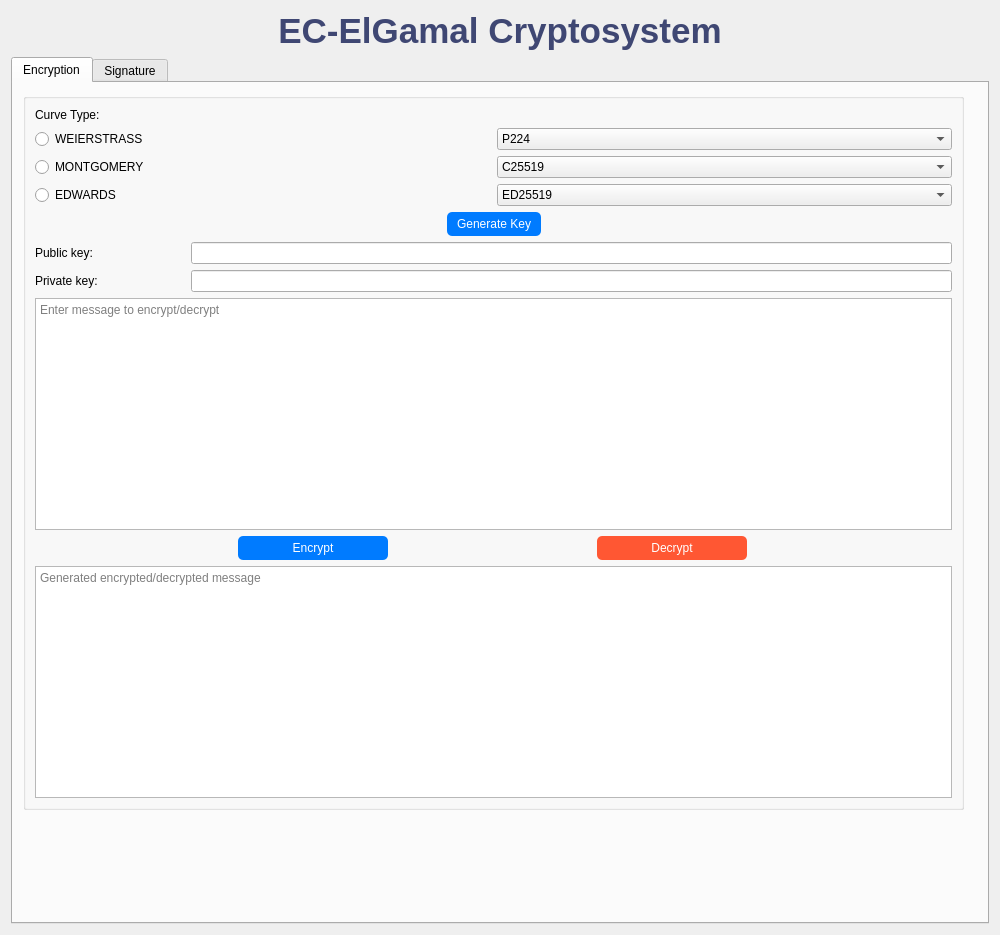
<?xml version="1.0" encoding="UTF-8"?>
<ui version="4.0">
    <class>PKC_Encryption_Schemes</class>
    <widget class="QWidget" name="PKC_Encryption_Schemes">
        <property name="geometry">
            <rect>
                <x>0</x>
                <y>0</y>
                <width>1000</width>
                <height>935</height>
            </rect>
        </property>
        <property name="windowTitle">
            <string>PKC: Encryption Schemes</string>
        </property>
        <layout class="QVBoxLayout" name="mainLayout">
            <item>
                <widget class="QLabel" name="mainTitle">
                    <property name="styleSheet">
                        <string>font-size: 35px; font-weight: bold; color: #3f4773;</string>
                    </property>
                    <property name="text">
                        <string>EC-ElGamal Cryptosystem</string>
                    </property>
                    <property name="alignment">
                        <set>Qt::AlignCenter</set>
                    </property>
                </widget>
            </item>
            <item>
                <widget class="QTabWidget" name="tabWidget">
                    <property name="currentIndex">
                        <number>0</number>
                    </property>
                    <widget class="QWidget" name="tab">
                        <attribute name="title">
                            <string>Encryption</string>
                        </attribute>
                        <widget class="QGroupBox" name="rsaGroup">
                            <property name="geometry">
                                <rect>
                                    <x>10</x>
                                    <y>10</y>
                                    <width>941</width>
                                    <height>717</height>
                                </rect>
                            </property>
                            <layout class="QVBoxLayout" name="rsaLayout">
                                <item>
                                    <widget class="QLabel" name="label_2">
                                        <property name="text">
                                            <string>Curve Type:</string>
                                        </property>
                                    </widget>
                                </item>
                                <item>
                                    <layout class="QHBoxLayout" name="horizontalLayout_2">
                                        <item>
                                            <widget class="QRadioButton" name="btnWeierEnc">
                                                <property name="minimumSize">
                                                    <size>
                                                        <width>200</width>
                                                        <height>0</height>
                                                    </size>
                                                </property>
                                                <property name="text">
                                                    <string>WEIERSTRASS</string>
                                                </property>
                                                <attribute name="buttonGroup">
                                                    <string notr="true">selCurveEnc</string>
                                                </attribute>
                                            </widget>
                                        </item>
                                        <item>
                                            <widget class="QComboBox" name="selWeierEnc">
                                                <property name="maximumSize">
                                                    <size>
                                                        <width>840</width>
                                                        <height>16777215</height>
                                                    </size>
                                                </property>
                                                <item>
                                                    <property name="text">
                                                        <string>P224</string>
                                                    </property>
                                                </item>
                                                <item>
                                                    <property name="text">
                                                        <string>P256</string>
                                                    </property>
                                                </item>
                                                <item>
                                                    <property name="text">
                                                        <string>P384</string>
                                                    </property>
                                                </item>
                                                <item>
                                                    <property name="text">
                                                        <string>P521</string>
                                                    </property>
                                                </item>
                                                <item>
                                                    <property name="text">
                                                        <string>P256K1</string>
                                                    </property>
                                                </item>
                                                <item>
                                                    <property name="text">
                                                        <string>W25519</string>
                                                    </property>
                                                </item>
                                                <item>
                                                    <property name="text">
                                                        <string>W448</string>
                                                    </property>
                                                </item>
                                            </widget>
                                        </item>
                                    </layout>
                                </item>
                                <item>
                                    <layout class="QHBoxLayout" name="horizontalLayout_3">
                                        <item>
                                            <widget class="QRadioButton" name="btnMontEnc">
                                                <property name="minimumSize">
                                                    <size>
                                                        <width>200</width>
                                                        <height>0</height>
                                                    </size>
                                                </property>
                                                <property name="text">
                                                    <string>MONTGOMERY</string>
                                                </property>
                                                <attribute name="buttonGroup">
                                                    <string notr="true">selCurveEnc</string>
                                                </attribute>
                                            </widget>
                                        </item>
                                        <item>
                                            <widget class="QComboBox" name="selMontEnc">
                                                <item>
                                                    <property name="text">
                                                        <string>C25519 </string>
                                                    </property>
                                                </item>
                                                <item>
                                                    <property name="text">
                                                        <string>C448</string>
                                                    </property>
                                                </item>
                                            </widget>
                                        </item>
                                    </layout>
                                </item>
                                <item>
                                    <layout class="QHBoxLayout" name="horizontalLayout_4">
                                        <item>
                                            <widget class="QRadioButton" name="btnEdwEnc">
                                                <property name="minimumSize">
                                                    <size>
                                                        <width>200</width>
                                                        <height>0</height>
                                                    </size>
                                                </property>
                                                <property name="text">
                                                    <string>EDWARDS</string>
                                                </property>
                                                <attribute name="buttonGroup">
                                                    <string notr="true">selCurveEnc</string>
                                                </attribute>
                                            </widget>
                                        </item>
                                        <item>
                                            <widget class="QComboBox" name="selEdwEnc">
                                                <item>
                                                    <property name="text">
                                                        <string>ED25519 </string>
                                                    </property>
                                                </item>
                                                <item>
                                                    <property name="text">
                                                        <string>ED448 </string>
                                                    </property>
                                                </item>
                                                <item>
                                                    <property name="text">
                                                        <string>E448</string>
                                                    </property>
                                                </item>
                                            </widget>
                                        </item>
                                    </layout>
                                </item>
                                <item>
                                    <layout class="QHBoxLayout" name="generateRsaKeyLayout">
                                        <item>
                                            <spacer name="leftSpacer">
                                                <property name="orientation">
                                                    <enum>Qt::Horizontal</enum>
                                                </property>
                                                <property name="sizeType">
                                                    <enum>QSizePolicy::Expanding</enum>
                                                </property>
                                                <property name="sizeHint" stdset="0">
                                                    <size>
                                                        <width>0</width>
                                                        <height>0</height>
                                                    </size>
                                                </property>
                                            </spacer>
                                        </item>
                                        <item>
                                            <widget class="QPushButton" name="btnKeyGenEnc">
                                                <property name="styleSheet">
                                                    <string notr="true">background-color: #007BFF; color: white; padding: 5px 10px; border-radius: 5px;</string>
                                                </property>
                                                <property name="text">
                                                    <string>Generate Key</string>
                                                </property>
                                            </widget>
                                        </item>
                                        <item>
                                            <spacer name="rightSpacer">
                                                <property name="orientation">
                                                    <enum>Qt::Horizontal</enum>
                                                </property>
                                                <property name="sizeType">
                                                    <enum>QSizePolicy::Expanding</enum>
                                                </property>
                                                <property name="sizeHint" stdset="0">
                                                    <size>
                                                        <width>0</width>
                                                        <height>0</height>
                                                    </size>
                                                </property>
                                            </spacer>
                                        </item>
                                    </layout>
                                </item>
                                <item>
                                    <layout class="QHBoxLayout" name="horizontalLayout_5">
                                        <item>
                                            <widget class="QLabel" name="rsaExponentLabel">
                                                <property name="minimumSize">
                                                    <size>
                                                        <width>150</width>
                                                        <height>0</height>
                                                    </size>
                                                </property>
                                                <property name="text">
                                                    <string>Public key: </string>
                                                </property>
                                            </widget>
                                        </item>
                                        <item>
                                            <widget class="QLineEdit" name="outputPubKeyEnc"/>
                                        </item>
                                    </layout>
                                </item>
                                <item>
                                    <layout class="QHBoxLayout" name="horizontalLayout">
                                        <item>
                                            <widget class="QLabel" name="label">
                                                <property name="minimumSize">
                                                    <size>
                                                        <width>150</width>
                                                        <height>0</height>
                                                    </size>
                                                </property>
                                                <property name="text">
                                                    <string>Private key:</string>
                                                </property>
                                            </widget>
                                        </item>
                                        <item>
                                            <widget class="QLineEdit" name="outputPrivKeyEnc"/>
                                        </item>
                                    </layout>
                                </item>
                                <item>
                                    <widget class="QTextEdit" name="inputTextEnc">
                                        <property name="placeholderText">
                                            <string>Enter message to encrypt/decrypt</string>
                                        </property>
                                    </widget>
                                </item>
                                <item>
                                    <layout class="QHBoxLayout" name="encryptDecryptButtonsLayout">
                                        <item>
                                            <widget class="QPushButton" name="btnEncrypt">
                                                <property name="maximumSize">
                                                    <size>
                                                        <width>150</width>
                                                        <height>30</height>
                                                    </size>
                                                </property>
                                                <property name="styleSheet">
                                                    <string>background-color: #007BFF; color: white; padding: 5px 10px; border-radius: 5px;</string>
                                                </property>
                                                <property name="text">
                                                    <string>Encrypt</string>
                                                </property>
                                            </widget>
                                        </item>
                                        <item>
                                            <widget class="QPushButton" name="btnDecrypt">
                                                <property name="maximumSize">
                                                    <size>
                                                        <width>150</width>
                                                        <height>30</height>
                                                    </size>
                                                </property>
                                                <property name="styleSheet">
                                                    <string>background-color: #FF5733; color: white; padding: 5px 10px; border-radius: 5px;</string>
                                                </property>
                                                <property name="text">
                                                    <string>Decrypt</string>
                                                </property>
                                            </widget>
                                        </item>
                                    </layout>
                                </item>
                                <item>
                                    <widget class="QTextEdit" name="outputTextEnc">
                                        <property name="readOnly">
                                            <bool>true</bool>
                                        </property>
                                        <property name="placeholderText">
                                            <string>Generated encrypted/decrypted message</string>
                                        </property>
                                    </widget>
                                </item>
                            </layout>
                        </widget>
                    </widget>
                    <widget class="QWidget" name="tab_2">
                        <attribute name="title">
                            <string>Signature</string>
                        </attribute>
                        <widget class="QGroupBox" name="rsaGroup">
                            <property name="geometry">
                                <rect>
                                    <x>13</x>
                                    <y>10</y>
                                    <width>941</width>
                                    <height>919</height>
                                </rect>
                            </property>
                            <layout class="QVBoxLayout" name="rsaLayout">
                                <item>
                                    <widget class="QLabel" name="label_2">
                                        <property name="text">
                                            <string>Curve Type:</string>
                                        </property>
                                    </widget>
                                </item>
                                <item>
                                    <layout class="QHBoxLayout" name="horizontalLayout_6">
                                        <item>
                                            <widget class="QRadioButton" name="btnWeierSig">
                                                <property name="minimumSize">
                                                    <size>
                                                        <width>200</width>
                                                        <height>0</height>
                                                    </size>
                                                </property>
                                                <property name="text">
                                                    <string>WEIERSTRASS</string>
                                                </property>
                                                <attribute name="buttonGroup">
                                                    <string notr="true">selCurveSig</string>
                                                </attribute>
                                            </widget>
                                        </item>
                                        <item>
                                            <widget class="QComboBox" name="selWeierSig">
                                                <property name="maximumSize">
                                                    <size>
                                                        <width>840</width>
                                                        <height>16777215</height>
                                                    </size>
                                                </property>
                                                <item>
                                                    <property name="text">
                                                        <string>P224</string>
                                                    </property>
                                                </item>
                                                <item>
                                                    <property name="text">
                                                        <string>P256</string>
                                                    </property>
                                                </item>
                                                <item>
                                                    <property name="text">
                                                        <string>P384</string>
                                                    </property>
                                                </item>
                                                <item>
                                                    <property name="text">
                                                        <string>P521</string>
                                                    </property>
                                                </item>
                                                <item>
                                                    <property name="text">
                                                        <string>P256K1</string>
                                                    </property>
                                                </item>
                                                <item>
                                                    <property name="text">
                                                        <string>W25519</string>
                                                    </property>
                                                </item>
                                                <item>
                                                    <property name="text">
                                                        <string>W448</string>
                                                    </property>
                                                </item>
                                            </widget>
                                        </item>
                                    </layout>
                                </item>
                                <item>
                                    <layout class="QHBoxLayout" name="horizontalLayout_7"/>
                                </item>
                                <item>
                                    <layout class="QHBoxLayout" name="horizontalLayout_8">
                                        <item>
                                            <widget class="QRadioButton" name="btnEdwSig">
                                                <property name="minimumSize">
                                                    <size>
                                                        <width>200</width>
                                                        <height>0</height>
                                                    </size>
                                                </property>
                                                <property name="text">
                                                    <string>EDWARDS</string>
                                                </property>
                                                <attribute name="buttonGroup">
                                                    <string notr="true">selCurveSig</string>
                                                </attribute>
                                            </widget>
                                        </item>
                                        <item>
                                            <widget class="QComboBox" name="selEdwSig">
                                                <item>
                                                    <property name="text">
                                                        <string>ED25519 </string>
                                                    </property>
                                                </item>
                                                <item>
                                                    <property name="text">
                                                        <string>ED448 </string>
                                                    </property>
                                                </item>
                                                <item>
                                                    <property name="text">
                                                        <string>E448</string>
                                                    </property>
                                                </item>
                                            </widget>
                                        </item>
                                    </layout>
                                </item>
                                <item>
                                    <layout class="QHBoxLayout" name="generateRsaKeyLayout">
                                        <item>
                                            <spacer name="leftSpacer">
                                                <property name="orientation">
                                                    <enum>Qt::Horizontal</enum>
                                                </property>
                                                <property name="sizeType">
                                                    <enum>QSizePolicy::Expanding</enum>
                                                </property>
                                                <property name="sizeHint" stdset="0">
                                                    <size>
                                                        <width>0</width>
                                                        <height>0</height>
                                                    </size>
                                                </property>
                                            </spacer>
                                        </item>
                                        <item>
                                            <widget class="QPushButton" name="btnKeyGenSig">
                                                <property name="styleSheet">
                                                    <string notr="true">background-color: #007BFF; color: white; padding: 5px 10px; border-radius: 5px;</string>
                                                </property>
                                                <property name="text">
                                                    <string>Generate Key</string>
                                                </property>
                                            </widget>
                                        </item>
                                        <item>
                                            <spacer name="rightSpacer">
                                                <property name="orientation">
                                                    <enum>Qt::Horizontal</enum>
                                                </property>
                                                <property name="sizeType">
                                                    <enum>QSizePolicy::Expanding</enum>
                                                </property>
                                                <property name="sizeHint" stdset="0">
                                                    <size>
                                                        <width>0</width>
                                                        <height>0</height>
                                                    </size>
                                                </property>
                                            </spacer>
                                        </item>
                                    </layout>
                                </item>
                                <item>
                                    <layout class="QHBoxLayout" name="horizontalLayout_9">
                                        <item>
                                            <widget class="QLabel" name="rsaExponentLabel">
                                                <property name="minimumSize">
                                                    <size>
                                                        <width>150</width>
                                                        <height>0</height>
                                                    </size>
                                                </property>
                                                <property name="text">
                                                    <string>Public key: </string>
                                                </property>
                                            </widget>
                                        </item>
                                        <item>
                                            <widget class="QLineEdit" name="outputPubKeySig">
                                                <property name="readOnly">
                                                    <bool>true</bool>
                                                </property>
                                            </widget>
                                        </item>
                                    </layout>
                                </item>
                                <item>
                                    <layout class="QHBoxLayout" name="horizontalLayout">
                                        <item>
                                            <widget class="QLabel" name="label">
                                                <property name="minimumSize">
                                                    <size>
                                                        <width>150</width>
                                                        <height>0</height>
                                                    </size>
                                                </property>
                                                <property name="text">
                                                    <string>Private key:</string>
                                                </property>
                                            </widget>
                                        </item>
                                        <item>
                                            <widget class="QLineEdit" name="outputPrivKeySig">
                                                <property name="readOnly">
                                                    <bool>true</bool>
                                                </property>
                                            </widget>
                                        </item>
                                    </layout>
                                </item>
                                <item>
                                    <widget class="QTextEdit" name="inputTextSig">
                                        <property name="placeholderText">
                                            <string>Enter message to sign/verify</string>
                                        </property>
                                    </widget>
                                </item>
                                <item>
                                    <widget class="QTextEdit" name="inputSig">
                                        <property name="placeholderText">
                                            <string>Enter signature (for verification only)</string>
                                        </property>
                                    </widget>
                                </item>
                                <item>
                                    <layout class="QHBoxLayout" name="encryptDecryptButtonsLayout">
                                        <item>
                                            <widget class="QPushButton" name="btnSign">
                                                <property name="maximumSize">
                                                    <size>
                                                        <width>150</width>
                                                        <height>30</height>
                                                    </size>
                                                </property>
                                                <property name="styleSheet">
                                                    <string>background-color: #007BFF; color: white; padding: 5px 10px; border-radius: 5px;</string>
                                                </property>
                                                <property name="text">
                                                    <string>Sign</string>
                                                </property>
                                            </widget>
                                        </item>
                                        <item>
                                            <widget class="QPushButton" name="btnVerify">
                                                <property name="maximumSize">
                                                    <size>
                                                        <width>150</width>
                                                        <height>30</height>
                                                    </size>
                                                </property>
                                                <property name="styleSheet">
                                                    <string>background-color: #FF5733; color: white; padding: 5px 10px; border-radius: 5px;</string>
                                                </property>
                                                <property name="text">
                                                    <string>Verify</string>
                                                </property>
                                            </widget>
                                        </item>
                                    </layout>
                                </item>
                                <item>
                                    <widget class="QTextEdit" name="outputTextSig">
                                        <property name="readOnly">
                                            <bool>true</bool>
                                        </property>
                                        <property name="placeholderText">
                                            <string>Generated signature/verification result</string>
                                        </property>
                                    </widget>
                                </item>
                            </layout>
                        </widget>
                    </widget>
                </widget>
            </item>
        </layout>
    </widget>
    <resources/>
    <connections/>
    <buttongroups>
        <buttongroup name="selCurveSig"/>
        <buttongroup name="selCurveEnc"/>
    </buttongroups>
</ui>
